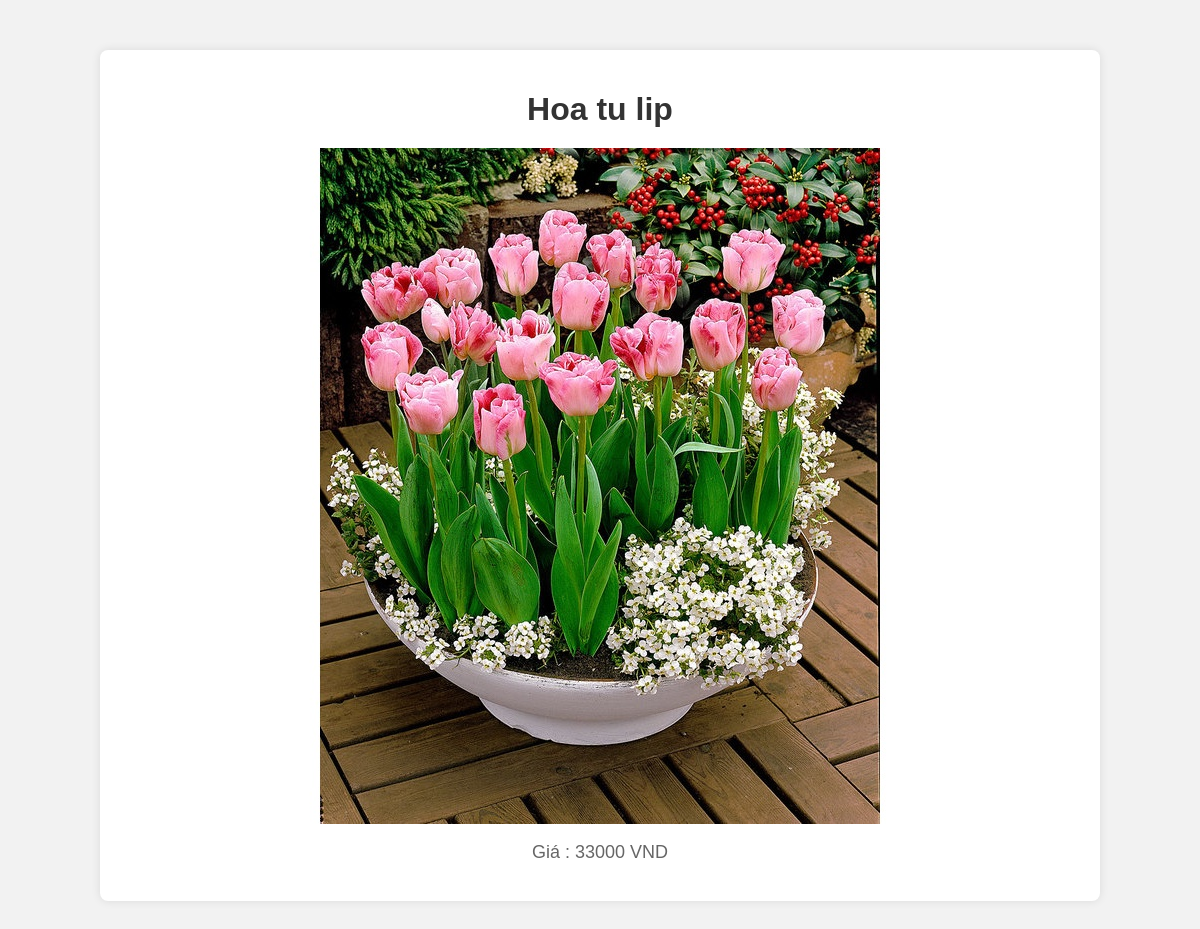
The app's page /detail_product.php?id=6 with its own data.
### tables this page shows
CREATE TABLE `products` (
  `id` int NOT NULL,
  `name` varchar(50) NOT NULL,
  `price` float NOT NULL,
  `image` varchar(500) NOT NULL,
  `id_classify` int NOT NULL
);

### detail_product.php (the view, shortened to what this page needs)
<!DOCTYPE html>
<html lang="en">
<head>
</head>
<body>
    <?php
    require_once 'admin/connect.php';
    $id = $_GET['id'];
    $sql = "select * from products where id ='$id'";
    $result = mysqli_query($connect,$sql);
    $each = mysqli_fetch_array($result);
    ?>
    <div id="middle">
        <h1>
            <?php  echo $each['name']?>
        </h1>
        <img src="admin/images/<?php echo $each['image'] ?>" alt="">
        <p> Giá : <?php echo $each['price'] ?> VND</p>
    </div>
</body>
</html>

### detail_product.php (style rules this page uses)
body { font-family: Arial, sans-serif; margin: 0; padding: 0; background-color: #f2f2f2; }
#middle { width: 80%; margin: 50px auto; background-color: #fff; padding: 20px; border-radius: 8px; box-shadow: 0 0 10px rgba(0, 0, 0, 0.1); }
h1 { color: #333; text-align: center; margin-bottom: 20px; }
img { display: block; margin: 0 auto; max-width: 100%; height: auto; }
p { color: #666; text-align: center; font-size: 18px; }

### records on screen
products: name "Hoa tu lip", image (picture), price "33000"
